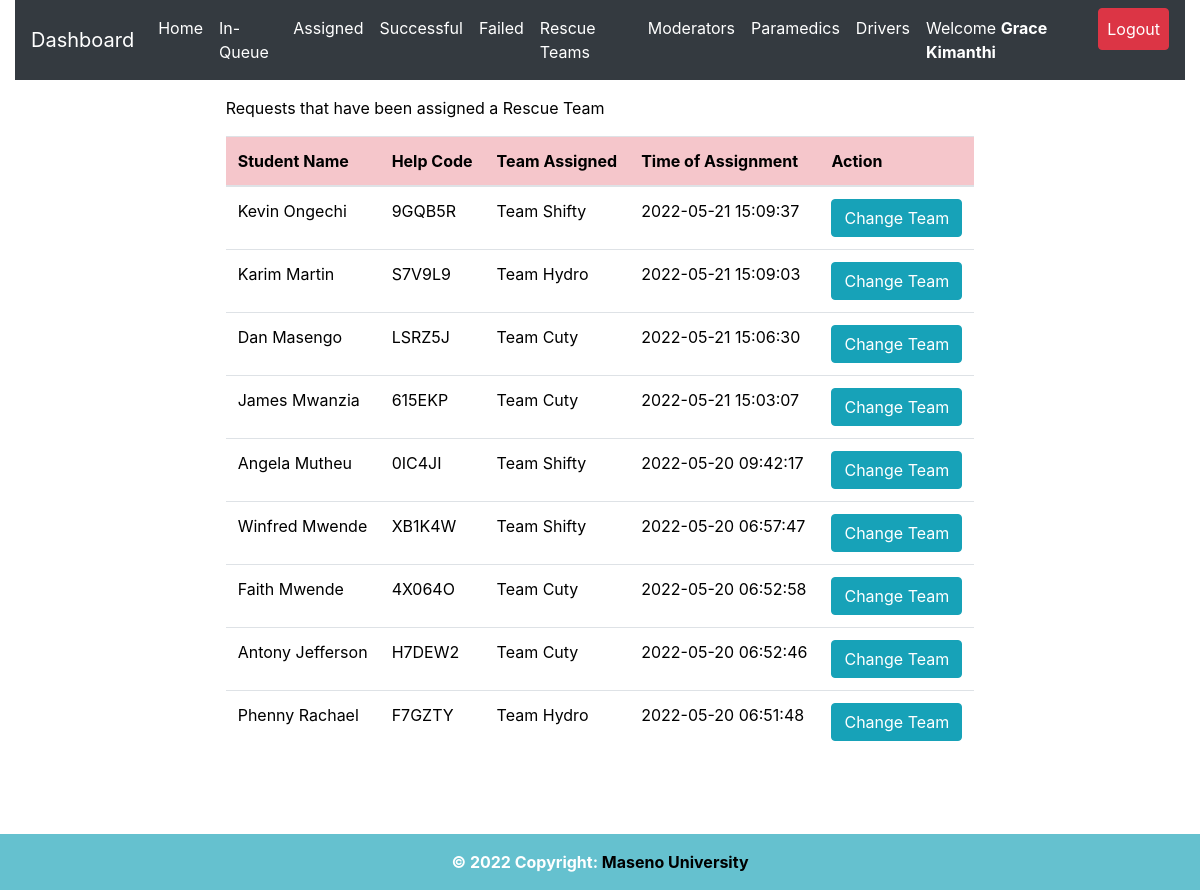
Page /admin/assigned.php (signed in) on the earlier database version.
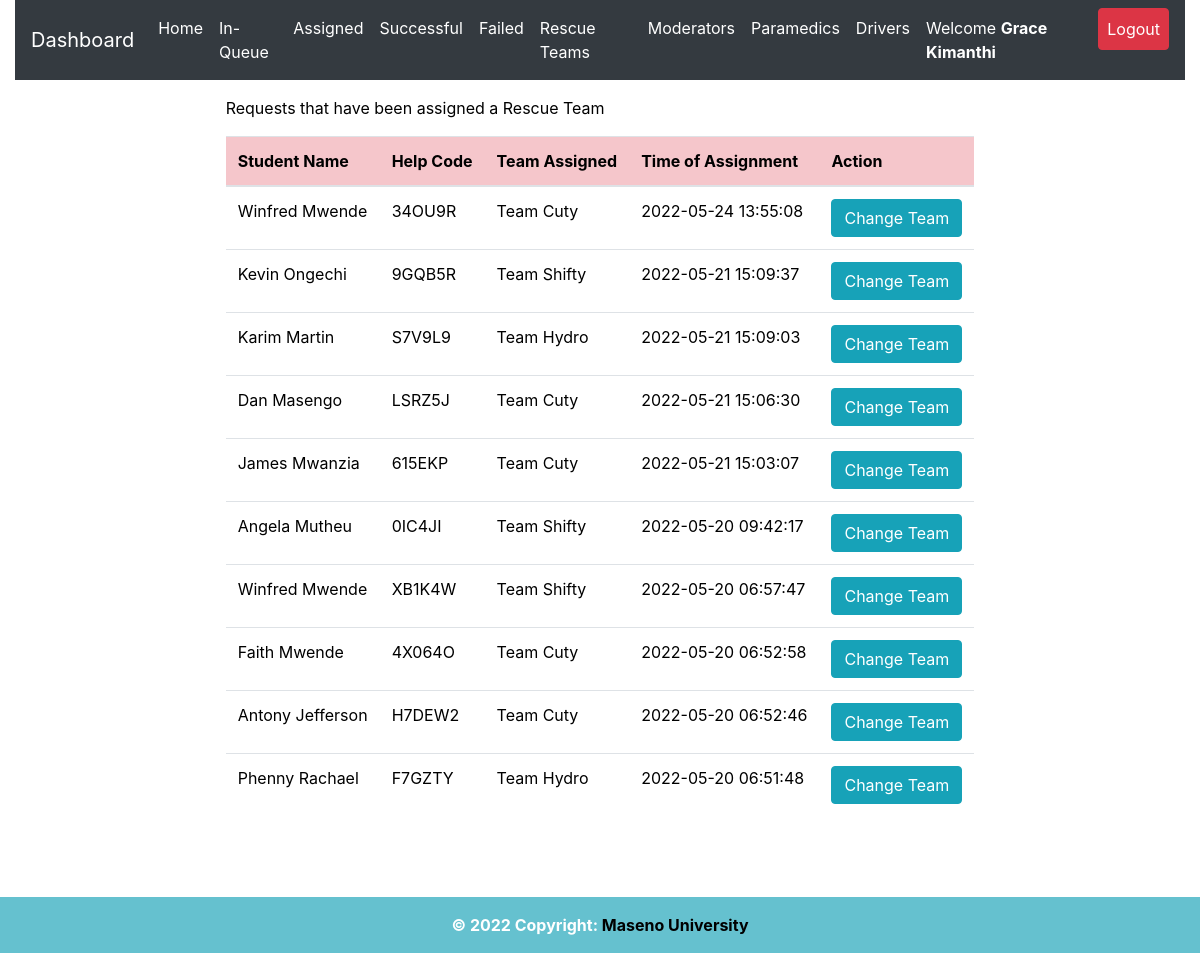
Same page on the later database version.
### tables this page shows
CREATE TABLE `request_status` (
  `id` int(20) NOT NULL,
  `helpID` varchar(50) NOT NULL,
  `ip_address` varchar(100) NOT NULL,
  `request_latitude` varchar(50) NOT NULL DEFAULT '0',
  `request_longitude` varchar(50) NOT NULL DEFAULT '0',
  `status` varchar(50) DEFAULT 'Pending',
  `emergency_type` varchar(50) NOT NULL,
  `manual_directions` varchar(500) DEFAULT 'N/A',
  `emergency_description` varchar(255) DEFAULT 'No Description',
  `admNo` varchar(255) NOT NULL,
  `timestamp` datetime NOT NULL DEFAULT CURRENT_TIMESTAMP
);

CREATE TABLE `student_details` (
  `id` int(20) NOT NULL,
  `regNum` varchar(255) NOT NULL,
  `firstname` varchar(255) NOT NULL,
  `lastname` varchar(255) NOT NULL,
  `emailaddress` varchar(255) NOT NULL,
  `phonenumber` varchar(15) NOT NULL,
  `password` varchar(255) NOT NULL,
  `password_reset_token` varchar(500) DEFAULT NULL,
  `date` datetime NOT NULL DEFAULT CURRENT_TIMESTAMP
);

CREATE TABLE `rescue_team` (
  `id` int(11) NOT NULL,
  `team_id` varchar(50) NOT NULL,
  `team_username` varchar(255) NOT NULL,
  `team_name` varchar(255) NOT NULL,
  `team_phone` int(15) NOT NULL,
  `team_email` varchar(50) NOT NULL,
  `team_password` varchar(255) NOT NULL,
  `password_reset_token` varchar(255) DEFAULT NULL,
  `registration_timestamp` datetime NOT NULL DEFAULT CURRENT_TIMESTAMP
);

CREATE TABLE `rescue_team_tasks` (
  `id` int(10) NOT NULL,
  `task_help_code` varchar(50) NOT NULL,
  `rescue_team_id` varchar(50) NOT NULL,
  `assigning_admin_id` varchar(50) NOT NULL,
  `team_status` varchar(255) NOT NULL DEFAULT 'Unassigned',
  `assignment_time` timestamp NOT NULL DEFAULT CURRENT_TIMESTAMP ON UPDATE CURRENT_TIMESTAMP
);

### admin/assigned.php (the view, shortened to what this page needs)
<?php
include 'server.php';
$admin_identity = $_SESSION['admin_id'];
?>
<!DOCTYPE html>
<html lang="en">
<head>
<?php include './includes/header.php'; ?>
</head>
  <body>
    <?php include './includes/navbar.php'; ?>
  <div class="row m-3">
   <div class="col-md-2"></div>
  <div class="col-md-8">
    <div class="table-responsive-lg">
        <table class="table" style='color:black'>
            <thead>
              <p style='color:black; font-weight:normal'>
              Requests that have been assigned a Rescue Team
      </p>
                <tr >
                  <th scope="col" class="table-danger">Student Name</th>
                  <th scope="col" class="table-danger">Help Code</th>
                  <th scope="col" class="table-danger">Team Assigned</th>
                  <th scope="col" class="table-danger">Time of Assignment</th>
                  <th scope="col" class="table-danger">Action</th>
                </tr>
              </thead>
              <tbody>
        <?php
        if($admin_identity){
          $data_fetch_query = "SELECT request_status.id, request_status.helpID,request_status.status,
          request_status.admNo,request_status.timestamp,student_details.regNum,student_details.regNum,
          student_details.firstname,student_details.lastname,student_details.phonenumber, rescue_team_tasks.*
          FROM request_status
          INNER JOIN student_details ON request_status.admNo = student_details.regNum
          INNER JOIN rescue_team_tasks ON request_status.helpID = rescue_team_tasks.task_help_code
          WHERE request_status.status ='Assigned' order by  rescue_team_tasks.assignment_time DESC;";
            $data_result = mysqli_query($db, $data_fetch_query);
            if ($data_result->num_rows > 0){
                while($row = $data_result->fetch_assoc()) {
                $fName=$row["firstname"];
                $lName=$row["lastname"];
                $help_code=$row["helpID"];
                $team_id=$row["rescue_team_id"];
                $request_time=$row["assignment_time"];
                $team_fetch = "SELECT * FROM `rescue_team` WHERE `team_id` = '$team_id' ";
                $rslt = mysqli_query($db,  $team_fetch);
                if ($rslt->num_rows > 0){
                  while($row = $rslt->fetch_assoc()) {
                    $team_name = $row["team_name"];
                  }
                }
            echo "<tr style='font-weight:normal'> <td>" .$fName. " ".$lName. "</td>";
            echo "<td>" .$help_code."</td>";
            echo "<td>" .$team_name."</td>";
            echo "<td>" .$request_time."</td>";
            echo "<td>
            <form method ='POST' action='server.php'>
            <input hidden type='text' name='help_code_2' value='$help_code'>
            <input type='submit' data-adminidentity= '$admin_identity' data-previous_team='$team_name' data-helpcode ='$help_code' name='reassign-btn' value='Change Team' class='btn btn-info team_change_button'>
            </form>
            </td> </tr>";
            }
            }else{
            echo "<td>"."No Data is available"."</td>";
            }
            } else{
                echo "<td>"."No Data Found"."</td>";
            }
    ?>
              </tbody>
        </table>
      </div>
      </div>
      <div class="col-md-2"></div>
</div>
<div class="container">
  <div class="row">
    <div class="col-md-3"></div>
    <div class="col-md-6">
    </div>
    <div class="col-md-3"></div>
  </div>
</div>
<?php include './includes/footer.php';?>
  </body>
</html>

Differences in the rows shown:
added request_status: admNo.firstname "Winfred", admNo.lastname "Mwende", helpID "34OU9R", rescue_team.team_name "Team Cuty", rescue_team_tasks.assignment_time "2022-05-24 13:55:08"
